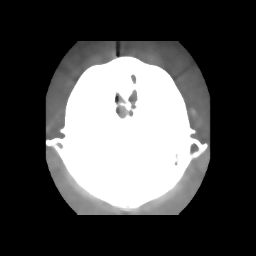

Generate this figure with Python:
#!/usr/bin/env python

# Apply a 7x7x1 median filter to a medical image.

# Factory overrides
import vtkmodules.vtkInteractionStyle  # noqa: F401
import vtkmodules.vtkRenderingFreeType  # noqa: F401
import vtkmodules.vtkRenderingOpenGL2  # noqa: F401

import os

from vtkmodules.vtkIOImage import vtkPNGReader
from vtkmodules.vtkImagingGeneral import vtkImageMedian3D
from vtkmodules.vtkRenderingCore import (
    vtkImageActor,
    vtkRenderWindow,
    vtkRenderWindowInteractor,
    vtkRenderer,
)

# Image pipeline
reader = vtkPNGReader()
data_dir = os.environ.get("VPE_DATA_DIR", os.path.dirname(os.path.abspath(__file__)))

reader.SetFileName(os.path.join(data_dir, "fullhead15.png"))

# Median filter
median = vtkImageMedian3D()
median.SetInputConnection(reader.GetOutputPort())
median.SetKernelSize(7, 7, 1)
median.ReleaseDataFlagOff()
median.Update()

# Display with vtkImageActor
image_actor = vtkImageActor()
image_actor.GetMapper().SetInputConnection(median.GetOutputPort())

# Renderer
renderer = vtkRenderer()
renderer.AddActor(image_actor)

# Window
render_window = vtkRenderWindow()
render_window.AddRenderer(renderer)
render_window.SetSize(256, 256)
render_window.SetWindowName("median3d")

# Scene
renderer.ResetCamera()

# Interactor
interactor = vtkRenderWindowInteractor()
interactor.SetRenderWindow(render_window)

interactor.Initialize()
interactor.Start()
